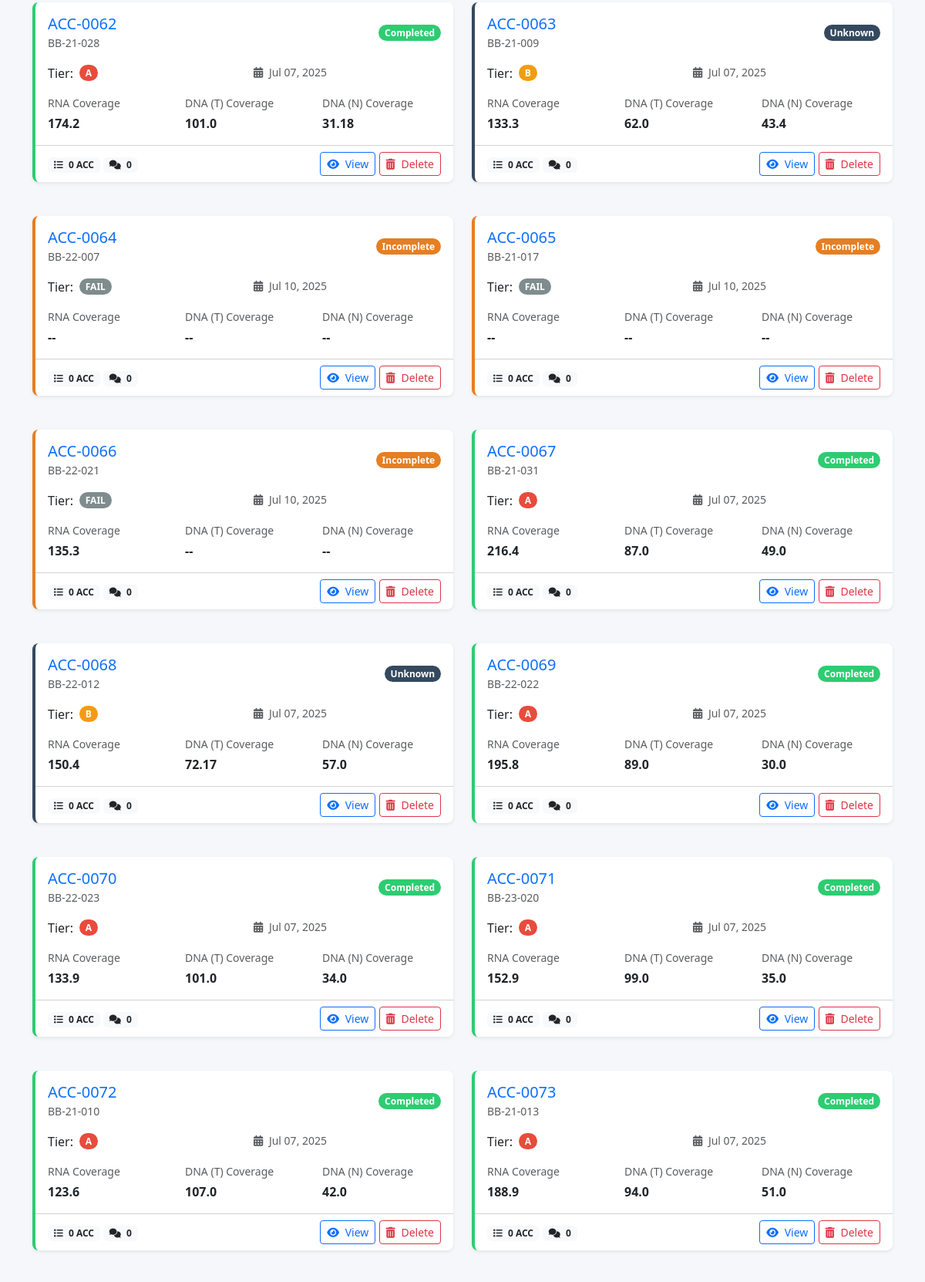
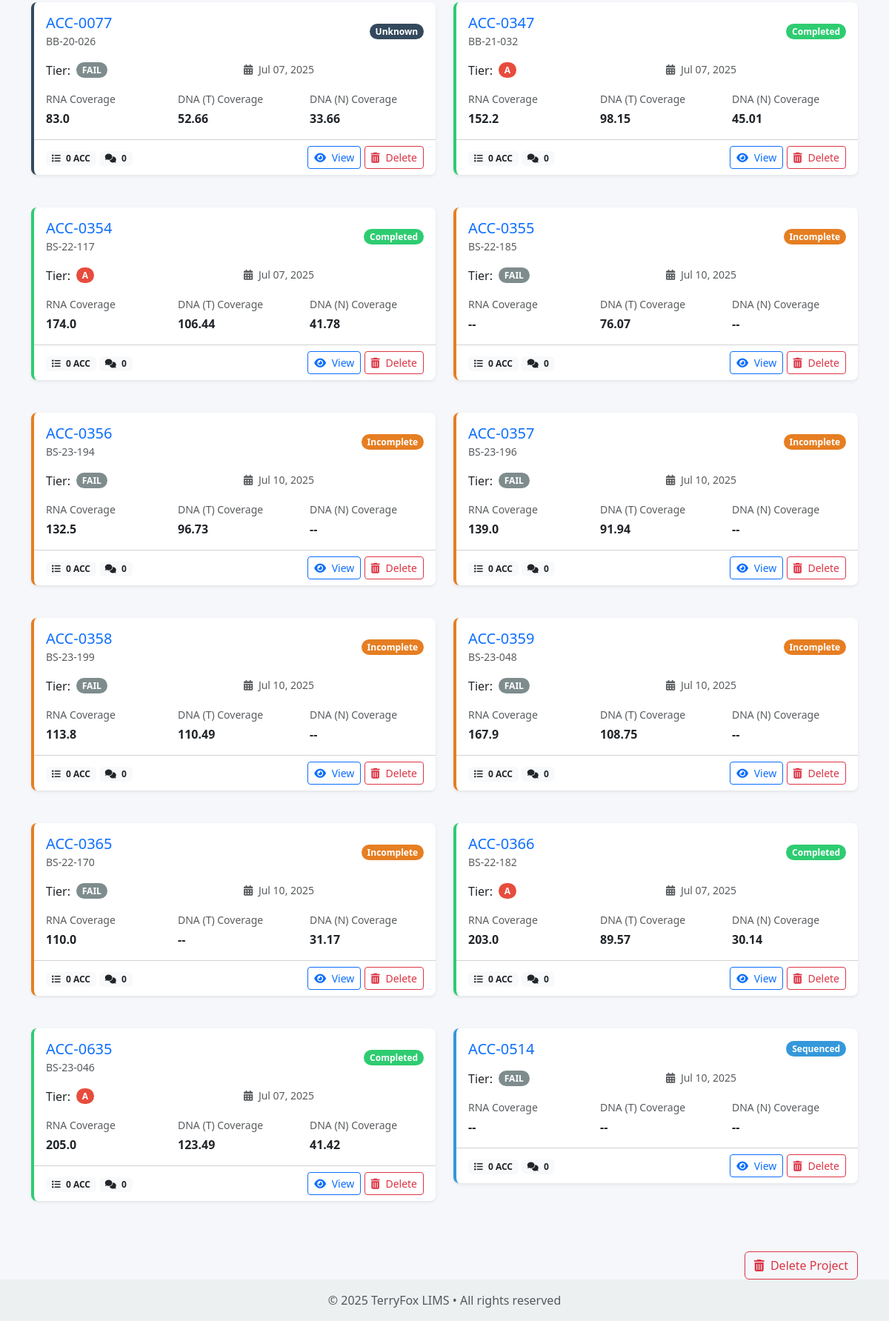
Before: /projects/9/ (signed in, lower part) with the older database file (2 pictures, top to bottom).
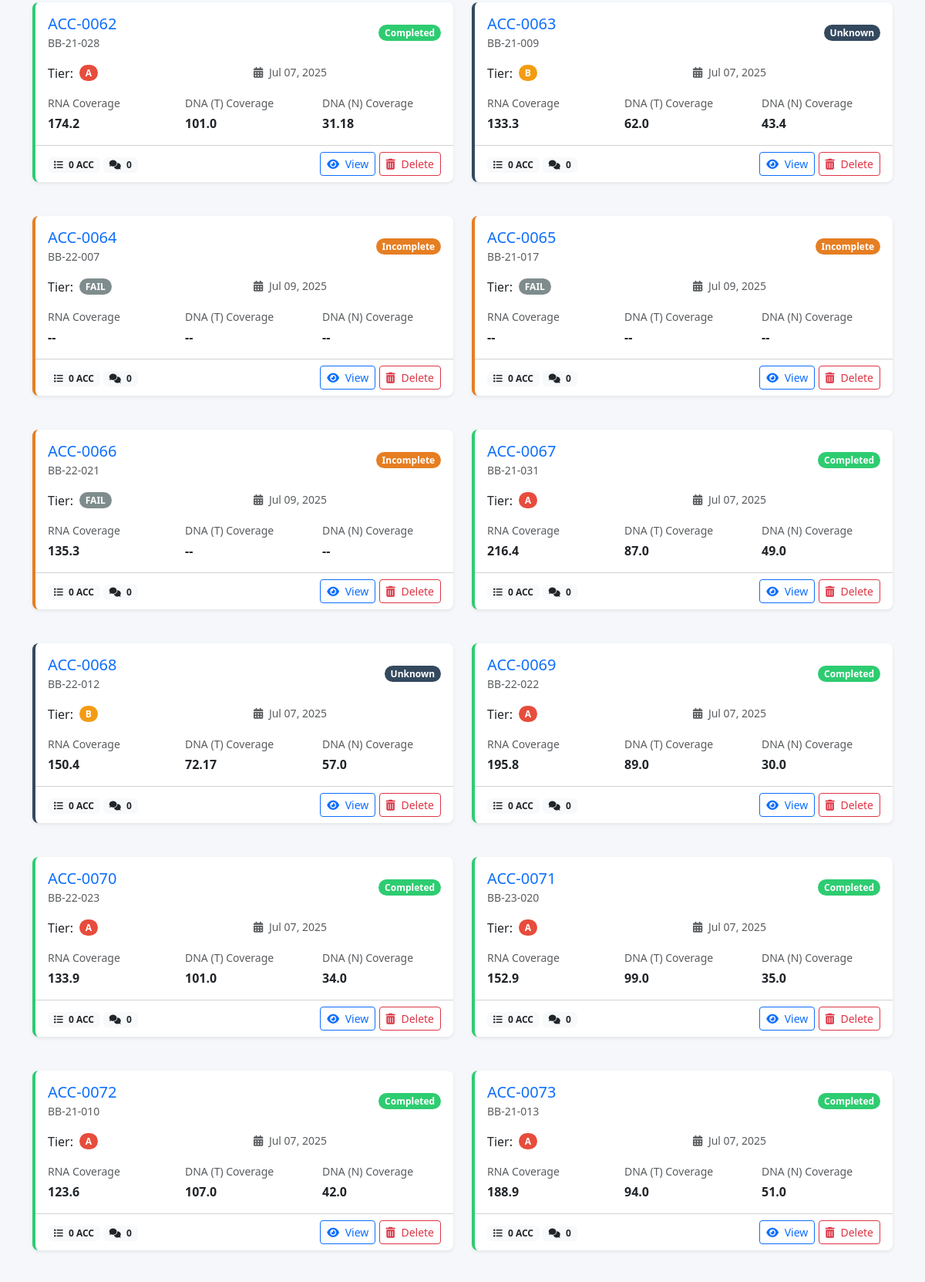
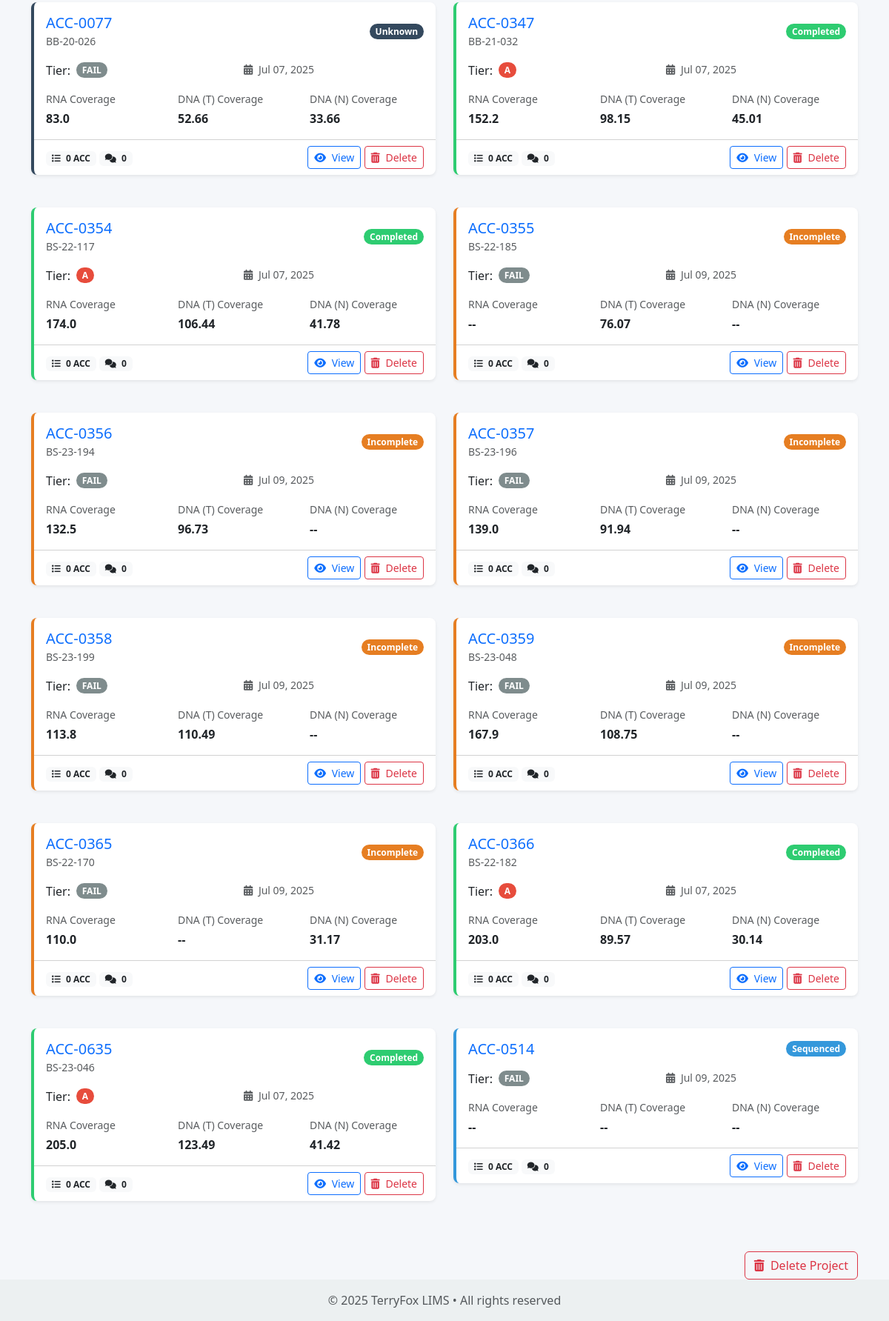
After: the same page with the newer database file (2 pictures, top to bottom).
### core/models.py (models this page shows, shortened)
class Case(models.Model):
    STATUS_CREATED = 'created'
    STATUS_RECEIVED = 'received'
    STATUS_INCOMPLETE = 'incomplete'
    STATUS_UNKNOWN = 'unknown'
    STATUS_LIBRARY_PREPPED = 'library_prepped'
    STATUS_SEQUENCED = 'sequenced'
    STATUS_TRANSFERRED = 'transferred_to_nfl'
    STATUS_BIOINFO = 'bioinfo_analysis'
    STATUS_COMPLETED = 'completed'
    STATUS_CHOICES = [
        (STATUS_CREATED, _('Created')),
        (STATUS_RECEIVED, _('Received')),
        (STATUS_INCOMPLETE, _('Incomplete')),
        (STATUS_UNKNOWN, _('Unknown')),
        (STATUS_LIBRARY_PREPPED, _('Library Prepped')),
        (STATUS_SEQUENCED, _('Sequenced')),
        (STATUS_TRANSFERRED, _('Transferred to NFL')),
        (STATUS_BIOINFO, _('Bioinfo Analysis')),
        (STATUS_COMPLETED, _('Completed')),
    ]
    TIER_A = 'A'
    TIER_B = 'B'
    TIER_FA = 'FAIL'
    TIER_CHOICES = [
        (TIER_A, _('A')),
        (TIER_B, _('B')),
        (TIER_FA, _('FAIL')),
    ]
    project = models.ForeignKey(Project, on_delete=models.CASCADE, related_name='cases')
    name = models.CharField(max_length=255)
    other_id = models.CharField(max_length=255, blank=True, null=True, verbose_name=_('Other ID'))
    status = models.CharField(max_length=50, choices=STATUS_CHOICES, default=STATUS_RECEIVED)
    rna_coverage = models.FloatField(null=True, blank=True, verbose_name=_('RNA Coverage (M)'))
    dna_t_coverage = models.FloatField(null=True, blank=True, verbose_name=_('DNA (T) Coverage (X)'))
    dna_n_coverage = models.FloatField(null=True, blank=True, verbose_name=_('DNA (N) Coverage (X)'))
    tier = models.CharField(max_length=4, choices=TIER_CHOICES, default=TIER_A)
    created_at = models.DateTimeField(auto_now_add=True)
    updated_at = models.DateTimeField(auto_now=True)

### core/views.py (the view)
# urls.py: path('projects/<int:project_id>/', views.project_detail, name='project_detail'),
@login_required
def project_detail(request, project_id):
    project = get_object_or_404(Project, id=project_id)
    filter_form = CaseFilterForm(request.GET)
    cases = project.cases.all()
    if filter_form.is_valid():
        case_name = filter_form.cleaned_data.get('name')
        case_status = filter_form.cleaned_data.get('status')
        case_tier = filter_form.cleaned_data.get('tier')
        if case_name:
            cases = cases.filter(name__icontains=case_name)
        if case_status:
            cases = cases.filter(status=case_status)
        if case_tier:
            cases = cases.filter(tier=case_tier)
    all_cases = project.cases.all()
    total_cases = all_cases.count()
    cases_by_status = all_cases.values('status').annotate(count=Count('id'))
    cases_by_tier = all_cases.values('tier').annotate(count=Count('id'))
    can_edit = request.user.groups.filter(name='Bioinformatician').exists() or request.user.is_superuser
    return render(request, 'core/project_detail.html', {
        'project': project,
        'cases': cases,
        'total_cases': total_cases,
        'cases_by_status': cases_by_status,
        'cases_by_tier': cases_by_tier,
        'can_edit': can_edit,
        'filter_form': filter_form,
    })

### core/models.py (called while the page is built)
    def __str__(self):
        return self.name

### templates/core/project_detail.html (shortened to what this page needs)
{% extends 'base.html' %}
{% block content %}
{% if cases %}
    <div class="row">
        {% for case in cases %}
            <div class="col-md-6 mb-4">
                <div class="card case-card case-{{ case.status }} shadow-sm">
                    <div class="card-body">
                        <div class="d-flex justify-content-between align-items-center mb-3">
                            <div>
                                <h5 class="card-title mb-0">
                                    <a href="{% url 'case_detail' case_id=case.id %}" class="text-decoration-none">
                                        {{ case.name }}
                                    </a>
                                </h5>
                                {% if case.other_id %}
                                <small class="text-muted">{{ case.other_id }}</small>
                                {% endif %}
                            </div>
                            <span class="badge badge-{{ case.status }} rounded-pill">
                                {{ case.get_status_display }}
                            </span>
                        </div>
                        <div class="row mb-3">
                            <div class="col-6">
                                <div class="d-flex align-items-center">
                                    <span class="me-2">Tier:</span>
                                    <span class="badge badge-{{ case.tier }} rounded-pill">{{ case.tier }}</span>
                                </div>
                            </div>
                            <div class="col-6">
                                <div class="small text-muted">
                                    <i class="fas fa-calendar-alt me-1"></i> {{ case.updated_at|date:"M d, Y" }}
                                </div>
                            </div>
                        </div>
                        <div class="row">
                            <div class="col-md-4">
                                <small class="d-block text-muted mb-1">RNA Coverage</small>
                                <span class="fw-bold">{{ case.rna_coverage|default:"--" }}</span>
                            </div>
                            <div class="col-md-4">
                                <small class="d-block text-muted mb-1">DNA (T) Coverage</small>
                                <span class="fw-bold">{{ case.dna_t_coverage|default:"--" }}</span>
                            </div>
                            <div class="col-md-4">
                                <small class="d-block text-muted mb-1">DNA (N) Coverage</small>
                                <span class="fw-bold">{{ case.dna_n_coverage|default:"--" }}</span>
                            </div>
                        </div>
                    </div>
                    <div class="card-footer bg-transparent d-flex justify-content-between align-items-center">
                        <div>
                            <span class="badge bg-light text-dark">
                                <i class="fas fa-list me-1"></i> {{ case.accessions.count }} ACC
                            </span>
                            <span class="badge bg-light text-dark">
                                <i class="fas fa-comments me-1"></i> {{ case.comments.count }}
                            </span>
                        </div>
                        <div>
                            <a href="{% url 'case_detail' case_id=case.id %}" class="btn btn-sm btn-outline-primary">
                                <i class="fas fa-eye me-1"></i> View
                            </a>
                            {% if can_edit %}
                            <a href="{% url 'case_delete' case_id=case.id %}" class="btn btn-sm btn-outline-danger">
                                <i class="fas fa-trash-alt me-1"></i> Delete
                            </a>
                            {% endif %}
                        </div>
                    </div>
                </div>
            </div>
        {% endfor %}
    </div>
{% endif %}
{% if can_edit %}
<div class="text-end mt-4">
    <a href="{% url 'project_delete' project_id=project.id %}" class="btn btn-outline-danger">
        <i class="fas fa-trash-alt me-1"></i> Delete Project
    </a>
</div>
{% endif %}
{% endblock %}

### templates/base.html (shortened to what this page needs)
<!DOCTYPE html>
<html lang="en">
<head>
    <link href="https://cdn.jsdelivr.net/npm/bootstrap@5.3.0/dist/css/bootstrap.min.css" rel="stylesheet">
    <link rel="stylesheet" href="https://cdnjs.cloudflare.com/ajax/libs/font-awesome/6.0.0/css/all.min.css">
</head>
<body>
    <div class="container">
        {% block content %}{% endblock %}
    </div>
    <footer class="footer mt-auto py-3">
        <div class="container text-center">
            <span class="text-muted">© {% now "Y" %} TerryFox LIMS • All rights reserved</span>
        </div>
    </footer>
</body>
</html>

### templates/base.html (style rules this page uses)
:root { --primary-color: #2c3e50; --secondary-color: #3498db; --accent-color: #e74c3c; --light-color: #ecf0f1; --dark-color: #2c3e50; }
body { font-family: 'Segoe UI', Tahoma, Geneva, Verdana, sans-serif; background-color: #f5f7fa; color: var(--dark-color); }
.card { border: none; border-radius: 8px; box-shadow: 0 4px 8px rgba(0, 0, 0, 0.1); transition: transform 0.3s, box-shadow 0.3s; margin-bottom: 20px; }
.footer { background-color: var(--light-color); padding: 20px 0; margin-top: 40px; }
.badge-incomplete { background-color: #e67e22; color: white; }
.badge-unknown { background-color: #34495e; color: white; }
.badge-sequenced { background-color: #3498db; color: white; }
.badge-completed { background-color: #2ecc71; color: white; }
.badge-A { background-color: #e74c3c; color: white; }
.badge-B { background-color: #f39c12; color: white; }
.badge-FAIL { background-color: #7f8c8d; color: white; }
.case-card { border-left: 4px solid; }
.case-incomplete { border-left-color: #e67e22; }
.case-unknown { border-left-color: #34495e; }
.case-sequenced { border-left-color: #3498db; }
.case-completed { border-left-color: #2ecc71; }

Changed rows visible on the page:
changed Case "ACC-0064": updated_at "Jul 10, 2025" → "Jul 09, 2025"
changed Case "ACC-0065": updated_at "Jul 10, 2025" → "Jul 09, 2025"
changed Case "ACC-0066": updated_at "Jul 10, 2025" → "Jul 09, 2025"
changed Case "ACC-0355": updated_at "Jul 10, 2025" → "Jul 09, 2025"
changed Case "ACC-0356": updated_at "Jul 10, 2025" → "Jul 09, 2025"
changed Case "ACC-0357": updated_at "Jul 10, 2025" → "Jul 09, 2025"
changed Case "ACC-0358": updated_at "Jul 10, 2025" → "Jul 09, 2025"
changed Case "ACC-0359": updated_at "Jul 10, 2025" → "Jul 09, 2025"
changed Case "ACC-0365": updated_at "Jul 10, 2025" → "Jul 09, 2025"
changed Case "ACC-0514": updated_at "Jul 10, 2025" → "Jul 09, 2025"
